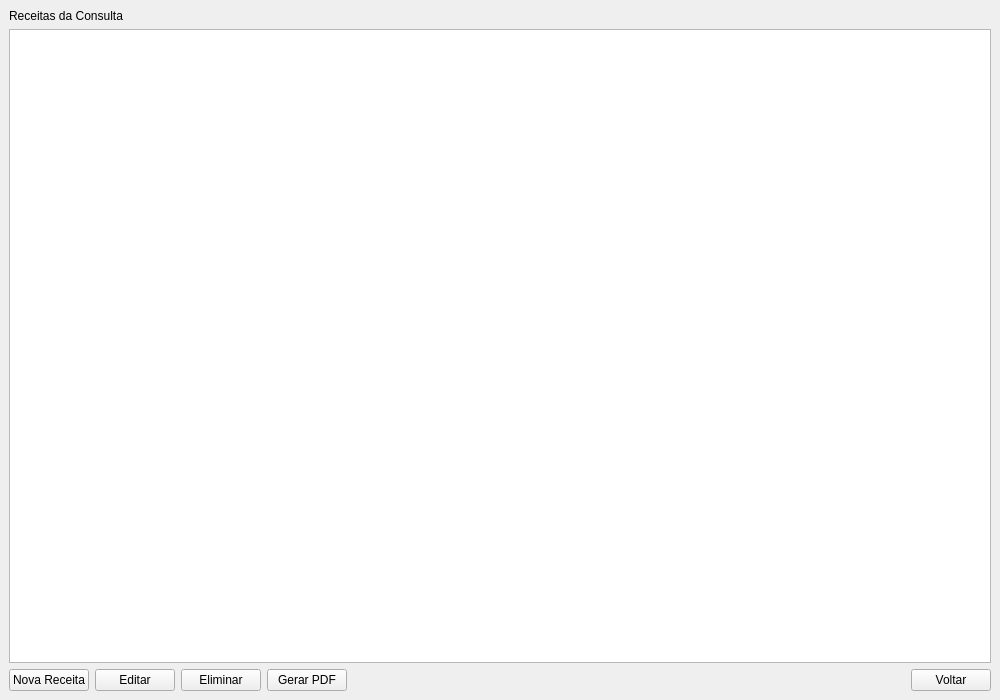
<?xml version="1.0" encoding="UTF-8"?>
<ui version="4.0">
 <class>FormReceitasConsulta</class>
 <widget class="QMainWindow" name="FormReceitasConsulta">
  <property name="geometry">
   <rect>
    <x>0</x>
    <y>0</y>
    <width>1000</width>
    <height>700</height>
   </rect>
  </property>
  <property name="windowTitle">
   <string>OmniCare - Receitas da Consulta</string>
  </property>
  <widget class="QWidget" name="centralwidget">
   <layout class="QVBoxLayout" name="verticalLayout">
    <item>
     <widget class="QLabel" name="label_Titulo">
      <property name="text">
       <string>Receitas da Consulta</string>
      </property>
     </widget>
    </item>
    <item>
     <widget class="QTableView" name="tableView_Receitas"/>
    </item>
    <item>
     <layout class="QHBoxLayout" name="buttonLayout">
      <item>
       <widget class="QPushButton" name="pushButton_Novo">
        <property name="text">
         <string>Nova Receita</string>
        </property>
       </widget>
      </item>
      <item>
       <widget class="QPushButton" name="pushButton_Editar">
        <property name="text">
         <string>Editar</string>
        </property>
       </widget>
      </item>
      <item>
       <widget class="QPushButton" name="pushButton_Eliminar">
        <property name="text">
         <string>Eliminar</string>
        </property>
       </widget>
      </item>
      <item>
       <widget class="QPushButton" name="pushButton_GerarPDF">
        <property name="text">
         <string>Gerar PDF</string>
        </property>
       </widget>
      </item>
      <item>
       <spacer name="horizontalSpacer">
        <property name="orientation">
         <enum>Qt::Horizontal</enum>
        </property>
        <property name="sizeHint" stdset="0">
         <size>
          <width>40</width>
          <height>20</height>
         </size>
        </property>
       </spacer>
      </item>
      <item>
       <widget class="QPushButton" name="pushButton_Voltar">
        <property name="text">
         <string>Voltar</string>
        </property>
       </widget>
      </item>
     </layout>
    </item>
   </layout>
  </widget>
 </widget>
 <resources/>
 <connections/>
</ui>
